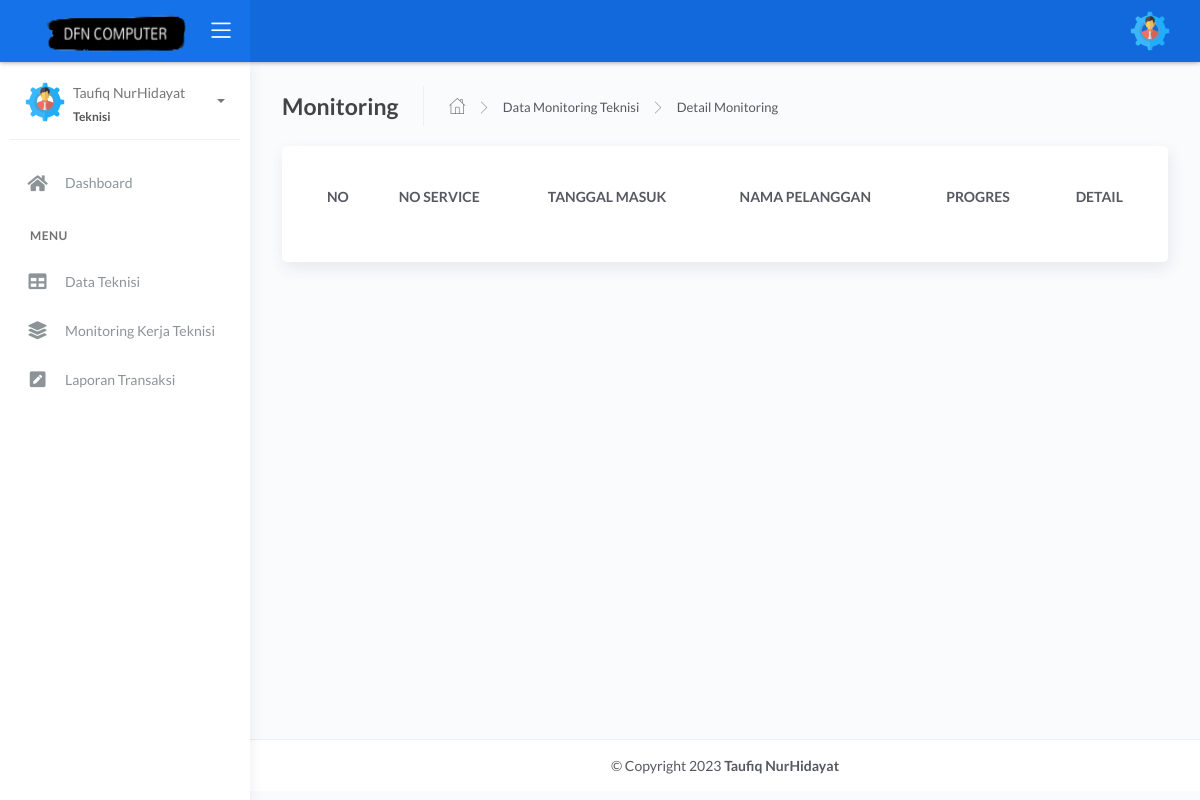
/admin/owner/detmonitoring_teknisi.php?id=1 (signed in), run on an earlier commit of the app's database.
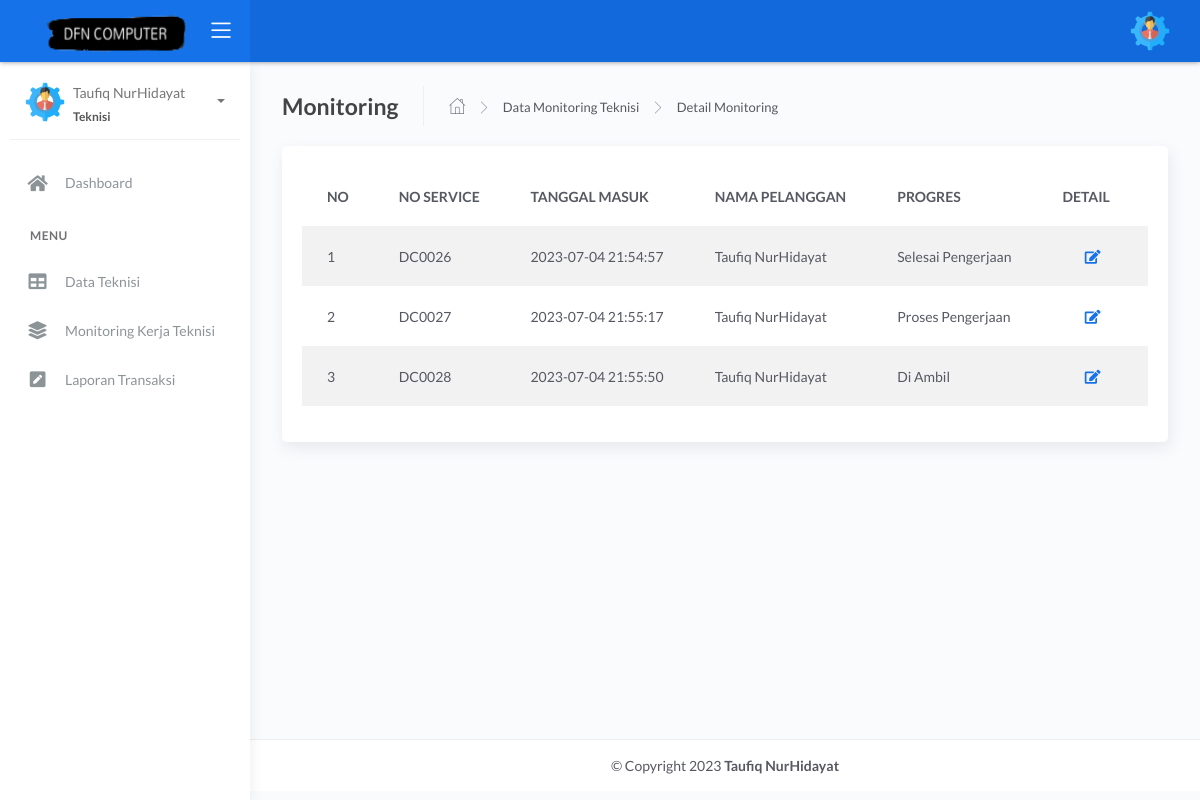
And on a later commit of the database.
### tables this page shows
CREATE TABLE `service` (
  `no_service` int(11) NOT NULL,
  `id_pelanggan` int(11) NOT NULL,
  `kategori` varchar(255) NOT NULL,
  `type` varchar(255) NOT NULL,
  `keluhan` text NOT NULL,
  `tanggal` datetime DEFAULT current_timestamp(),
  `progres` varchar(255) NOT NULL,
  `keterangan` varchar(255) NOT NULL,
  `totharga` int(25) NOT NULL,
  `id_admin` int(11) NOT NULL,
  `id_order` int(11) NOT NULL,
  `tgl_update` datetime NOT NULL DEFAULT current_timestamp() ON UPDATE current_timestamp()
);

CREATE TABLE `pelanggan` (
  `id_pelanggan` int(10) NOT NULL,
  `nama` varchar(100) NOT NULL,
  `password` varchar(100) NOT NULL,
  `hp` varchar(25) NOT NULL,
  `email` varchar(100) NOT NULL,
  `jk` varchar(100) NOT NULL,
  `alamat` varchar(255) NOT NULL,
  `status` varchar(255) NOT NULL
);

### admin/owner/detmonitoring_teknisi.php (the view, shortened to what this page needs)
<?php include 'header.php';
?>
<div class="main-panel">
    <div class="content">
        <div class="page-inner ">
            <div class="page-header">
                <h4 class="page-title">Monitoring</h4>
                <ul class="breadcrumbs">
                    <li class="nav-home">
                        <a href="index.php">
                            <i class="flaticon-home"></i>
                        </a>
                    </li>
                    <li class="separator">
                        <i class="flaticon-right-arrow"></i>
                    </li>
                    <li class="nav-item">
                        <a href="monitoring_teknisi.php">Data Monitoring Teknisi</a>
                    </li>
                    <li class="separator">
                        <i class="flaticon-right-arrow"></i>
                    </li>
                    <li class="nav-item">
                        <a href="#">Detail Monitoring</a>
                    </li>
                </ul>
            </div>
            <div class="row ">
                <div class="col-md-12">
                    <div class="card">
                        <div class="card-body">
                            <div class="table-responsive">
                                <table id="tablemonitoring" class="display table table-striped table-hover">
                                    <thead>
                                        <tr>
                                            <th style="width: 1%">NO</th>
                                            <th>NO SERVICE</th>
                                            <th>TANGGAL MASUK</th>
                                            <th>NAMA PELANGGAN</th>
                                            <th>PROGRES</th>
                                            <th style="width: 10%">DETAIL</th>
                                        </tr>
                                    </thead>
                                    <tbody>
                                        <?php
                                        include '../../koneksi.php';
                                        $no = 1;
                                        $idadmin = $_GET['id'];
                                        $data = mysqli_query($koneksi, "SELECT * FROM service,admin,pelanggan WHERE service.id_admin=admin.id AND service.id_admin= $idadmin AND service.id_pelanggan=pelanggan.id_pelanggan");
                                        while ($d = mysqli_fetch_array($data)) {
                                        ?>
                                            <tr>
                                                <td><?php echo $no++; ?></td>
                                                <td>DC00<?php echo $d['no_service']; ?></td>
                                                <td><?php echo $d['tanggal']; ?></td>
                                                <td><?php echo $d['nama']; ?></td>
                                                <td><?php echo $d['progres']; ?> </td>
                                                <td>
                                                    <button type="button" data-toggle="modal" class="btn btn-link btn-primary" data-target="#editservice_<?php echo $d['no_service']; ?>">
                                                        <i class="fa fa-edit"></i>
                                                    </button>
                                                    <div class="modal fade" id="editservice_<?php echo $d['no_service']; ?>" tabindex="-1" role="dialog" aria-hidden="true">
                                                    <?php
                                                }
                                                    ?>
                                                </td>
                                            </tr>
                                    </tbody>
                                </table>
                            </div>
                        </div>
                    </div>
                </div>
            </div>
        </div>
    </div>
    <?php include 'footer.php'; ?>
</div>

### admin/owner/header.php (shortened to what this page needs)
<!DOCTYPE html>
<html lang="en">
<head>
    <link rel="stylesheet" href="../assets/css/bootstrap.min.css">
    <link rel="stylesheet" href="../assets/css/atlantis.min.css">
    <link rel="stylesheet" href="../assets/css/atlantis.css">
    <link rel="stylesheet" href="../assets/css/demo.css">
    <link rel="stylesheet" href="../assets/css/fonts.css">
</head>
<body>
    <div class="main-header">
        <div class="logo-header" data-background-color="blue">
            <a href="#" class="logo">
                <img src="../assets/img/dfnlogo.png" style=" width: 180px; height: 65px;" alt="navbar brand" class="navbar-brand">
            </a>
            <div class="nav-toggle">
                <button class="btn btn-toggle toggle-sidebar">
                    <i class="icon-menu"></i>
                </button>
            </div>
        </div>
        <?php
        include 'navbar.php';
        ?>
    </div>
    <?php
    include 'sidebar.php';
    ?>
    <?php
    include 'footer.php';
    ?>
</body>
</html>

### admin/owner/navbar.php (shortened to what this page needs)
<nav class="navbar navbar-header navbar-expand-lg" data-background-color="blue2">
	<div class="container-fluid">
		<ul class="navbar-nav topbar-nav ml-md-auto align-items-center">
			<li class="nav-item dropdown hidden-caret">
				<a class="dropdown-toggle profile-pic" data-toggle="dropdown" href="#" aria-expanded="false">
					<div class="avatar-sm">
						<img src="../assets/img/admin.png" alt="..." class="avatar-img rounded-circle">
					</div>
				</a>
			</li>
		</ul>
	</div>
</nav>

### admin/owner/sidebar.php (shortened to what this page needs)
<div class="sidebar sidebar-style-2">
	<div class="sidebar-wrapper scrollbar scrollbar-inner">
		<div class="sidebar-content">
			<div class="user">
				<div class="avatar-sm float-left mr-2">
					<img src="../assets/img/admin.png" alt="..." class="avatar-img rounded-circle">
				</div>
				<div class="info">
					<a data-toggle="collapse" href="#collapseExample" aria-expanded="true">
						<span>
							<?php
							echo $_SESSION['name'];
							?>
							<span class="user-level">
								<?php
								echo $_SESSION['level'];
								?>
							</span>
							<span class="caret"></span>
						</span>
					</a>
				</div>
			</div>
			<ul class="nav nav-primary">
				<li class="nav-item">
					<a href="index.php">
						<i class="fas fa-home"></i>
						<p>Dashboard</p>
					</a>
				</li>
				<li class="nav-section">
					<h4 class="text-section">Menu</h4>
				</li>
				<li class="nav-item">
					<a href="teknisi.php">
						<i class="fas fa-table"></i>
						<p>Data Teknisi</p>
					</a>
				</li>
				<li class="nav-item">
					<a href="monitoring_teknisi.php">
						<i class="fas fa-layer-group"></i>
						<p>Monitoring Kerja Teknisi</p>
					</a>
				</li>
				<li class="nav-item">
					<a href="transaksi_service.php">
						<i class="fas fa-pen-square"></i>
						<p>Laporan Transaksi</p>
					</a>
				</li>
			</ul>
		</div>
	</div>
</div>

### admin/owner/footer.php
<footer id="footer" class="footer fixed" >
    <div class="container justify-content-center">
      <div class="copyright">
        &copy; Copyright 2023 <strong><span>Taufiq NurHidayat</span></strong>
      </div>
    </div>
  </footer>

What changed in the data, as far as the page shows it:
added service: no_service "26", tanggal "2023-07-04 21:54:57", id_pelanggan.nama "Taufiq NurHidayat", progres "Selesai Pengerjaan"
added service: no_service "27", tanggal "2023-07-04 21:55:17", id_pelanggan.nama "Taufiq NurHidayat", progres "Proses Pengerjaan"
added service: no_service "28", tanggal "2023-07-04 21:55:50", id_pelanggan.nama "Taufiq NurHidayat", progres "Di Ambil"
